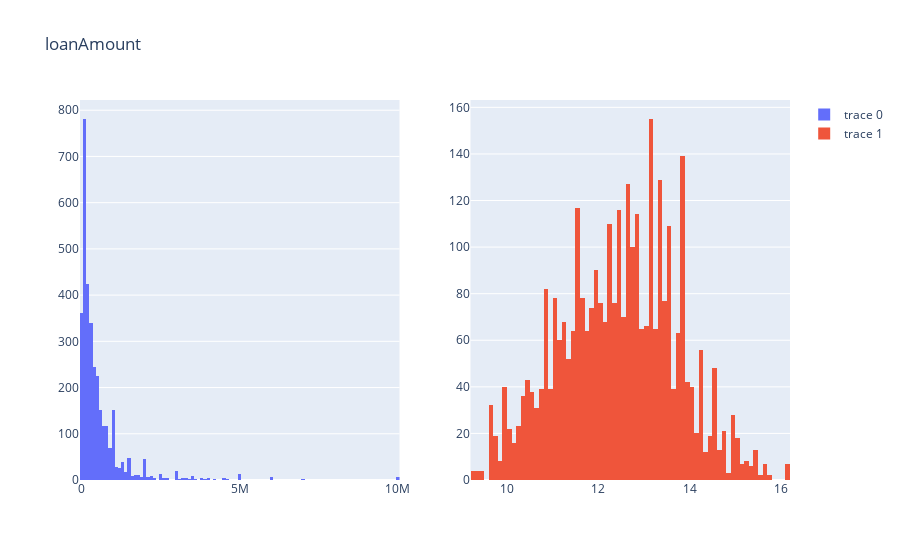
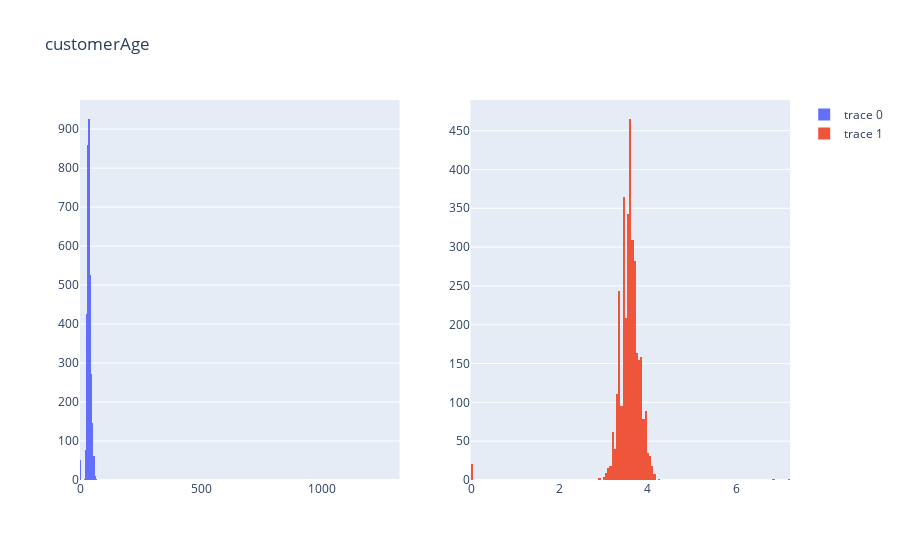
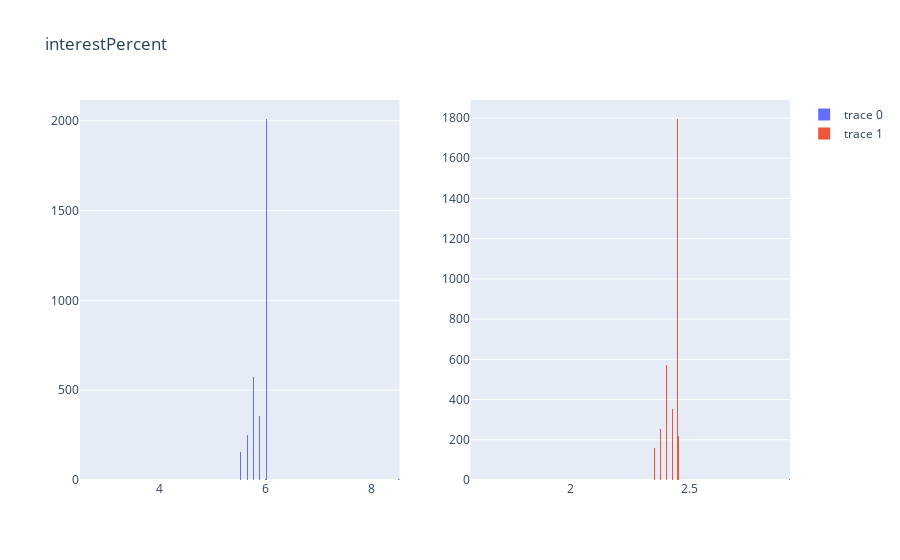

Write notebook code for charts like these, in order.
### Markdown cell above
## Distribution Analysis

### Code cell
from plotly.subplots import make_subplots
import plotly.graph_objects as go
# comparison between skewed data and transformed data
for col in ['loanAmount', 'customerAge', 'interestPercent']:
	fig = make_subplots(rows=1, cols=2)
	trace1 = go.Histogram(x=old_model_data[col])
	trace2 = go.Histogram(x=model_data[col])
	print(trace2)
	fig.append_trace(trace1, row=1, col=1)
	fig.append_trace(trace2, row=1, col=2)
	fig.update_layout(title_text=str(col))
	fig.show()

### Figure 1 — Plotly figure (JSON) as saved in the notebook; plotly's stock layout.template omitted (floating-point values rounded to 4 significant figures; data arrays with more than 128 entries replaced by an {"elided": "..."} marker saying what was removed)
{"data": [{"type": "histogram", "x": {"elided": "3361 float values"}, "xaxis": "x", "yaxis": "y"}, {"type": "histogram", "x": {"elided": "3361 float values"}, "xaxis": "x2", "yaxis": "y2"}], "layout": {"title": {"text": "loanAmount"}, "xaxis": {"anchor": "y", "domain": [0, 0.45]}, "xaxis2": {"anchor": "y2", "domain": [0.55, 1]}, "yaxis": {"anchor": "x", "domain": [0, 1]}, "yaxis2": {"anchor": "x2", "domain": [0, 1]}}}

### Figure 2 — Plotly figure (JSON) as saved in the notebook; plotly's stock layout.template omitted (floating-point values rounded to 4 significant figures; data arrays with more than 128 entries replaced by an {"elided": "..."} marker saying what was removed)
{"data": [{"type": "histogram", "x": {"elided": "3361 int values"}, "xaxis": "x", "yaxis": "y"}, {"type": "histogram", "x": {"elided": "3361 float values"}, "xaxis": "x2", "yaxis": "y2"}], "layout": {"title": {"text": "customerAge"}, "xaxis": {"anchor": "y", "domain": [0, 0.45]}, "xaxis2": {"anchor": "y2", "domain": [0.55, 1]}, "yaxis": {"anchor": "x", "domain": [0, 1]}, "yaxis2": {"anchor": "x2", "domain": [0, 1]}}}

### Figure 3 — Plotly figure (JSON) as saved in the notebook; plotly's stock layout.template omitted (floating-point values rounded to 4 significant figures; data arrays with more than 128 entries replaced by an {"elided": "..."} marker saying what was removed)
{"data": [{"type": "histogram", "x": {"elided": "3361 float values"}, "xaxis": "x", "yaxis": "y"}, {"type": "histogram", "x": {"elided": "3361 float values"}, "xaxis": "x2", "yaxis": "y2"}], "layout": {"title": {"text": "interestPercent"}, "xaxis": {"anchor": "y", "domain": [0, 0.45]}, "xaxis2": {"anchor": "y2", "domain": [0.55, 1]}, "yaxis": {"anchor": "x", "domain": [0, 1]}, "yaxis2": {"anchor": "x2", "domain": [0, 1]}}}
